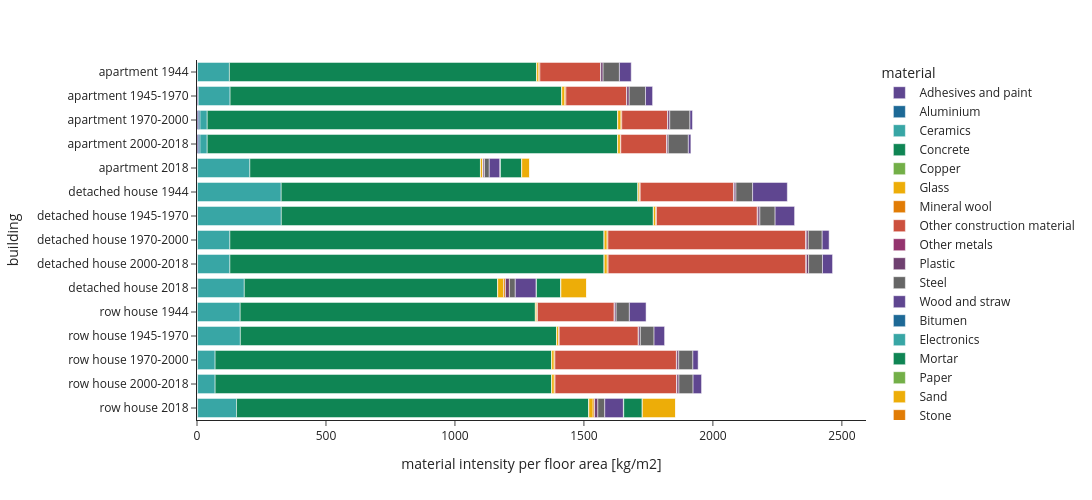

The code cell stored with this chart in its notebook:
### Code cell
m_plot = mi_buildings.copy()
m_plot.index = [str(i) + ' ' + str(j) for i, j in m_plot.index]
m_plot = m_plot.stack().reset_index()
m_plot.columns = ['building', 'material', 'value']
fig = px.bar(m_plot, x='value', y='building', color='material', labels={'value':'material intensity per floor area [kg/m2]'}, template='simple_white', 
             color_discrete_sequence= px.colors.qualitative.Prism) #antique, vivid, prism, T10
fig.update_layout(width=1100, height=500, yaxis = dict(autorange="reversed"))    
fig.write_image('visualisations/mi_buildings'+mi_buildings_source+'.svg')
fig.show()

### Figure 1 — Plotly figure (JSON) as saved in the notebook; plotly's stock layout.template omitted (floating-point values rounded to 4 significant figures)
{"data": [{"alignmentgroup": "True", "hovertemplate": "material=Adhesives and paint<br>material intensity per floor area [kg/m2]=%{x}<br>building=%{y}<extra></extra>", "legendgroup": "Adhesives and paint", "marker": {"color": "rgb(95, 70, 144)", "pattern": {"shape": ""}}, "name": "Adhesives and paint", "offsetgroup": "Adhesives and paint", "orientation": "h", "showlegend": true, "textposition": "auto", "type": "bar", "x": [1.978, 4.593, 4.803, 4.725, 1.165, 1.586, 1.929, 1.919, 2.011, 1.504, 1.374, 1.961, 1.957, 2.053, 1.425], "xaxis": "x", "y": ["apartment 1944", "apartment 1945-1970", "apartment 1970-2000", "apartment 2000-2018", "apartment 2018", "detached house 1944", "detached house 1945-1970", "detached house 1970-2000", "detached house 2000-2018", "detached house 2018", "row house 1944", "row house 1945-1970", "row house 1970-2000", "row house 2000-2018", "row house 2018"], "yaxis": "y"}, {"alignmentgroup": "True", "hovertemplate": "material=Aluminium<br>material intensity per floor area [kg/m2]=%{x}<br>building=%{y}<extra></extra>", "legendgroup": "Aluminium", "marker": {"color": "rgb(29, 105, 150)", "pattern": {"shape": ""}}, "name": "Aluminium", "offsetgroup": "Aluminium", "orientation": "h", "showlegend": true, "textposition": "auto", "type": "bar", "x": [0.1886, 0.192, 6.957, 6.957, 1.399, 0.1506, 0.2474, 0.2233, 0.2233, 1.749, 0.3785, 0.4754, 0.3781, 0.3781, 1.157], "xaxis": "x", "y": ["apartment 1944", "apartment 1945-1970", "apartment 1970-2000", "apartment 2000-2018", "apartment 2018", "detached house 1944", "detached house 1945-1970", "detached house 1970-2000", "detached house 2000-2018", "detached house 2018", "row house 1944", "row house 1945-1970", "row house 1970-2000", "row house 2000-2018", "row house 2018"], "yaxis": "y"}, {"alignmentgroup": "True", "hovertemplate": "material=Ceramics<br>material intensity per floor area [kg/m2]=%{x}<br>building=%{y}<extra></extra>", "legendgroup": "Ceramics", "marker": {"color": "rgb(56, 166, 165)", "pattern": {"shape": ""}}, "name": "Ceramics", "offsetgroup": "Ceramics", "orientation": "h", "showlegend": true, "textposition": "auto", "type": "bar", "x": [123.5, 123.5, 27.9, 27.9, 202.2, 324.7, 324.7, 125.3, 125.3, 180.1, 165.6, 165.6, 67.91, 67.91, 150.5], "xaxis": "x", "y": ["apartment 1944", "apartment 1945-1970", "apartment 1970-2000", "apartment 2000-2018", "apartment 2018", "detached house 1944", "detached house 1945-1970", "detached house 1970-2000", "detached house 2000-2018", "detached house 2018", "row house 1944", "row house 1945-1970", "row house 1970-2000", "row house 2000-2018", "row house 2018"], "yaxis": "y"}, {"alignmentgroup": "True", "hovertemplate": "material=Concrete<br>material intensity per floor area [kg/m2]=%{x}<br>building=%{y}<extra></extra>", "legendgroup": "Concrete", "marker": {"color": "rgb(15, 133, 84)", "pattern": {"shape": ""}}, "name": "Concrete", "offsetgroup": "Concrete", "orientation": "h", "showlegend": true, "textposition": "auto", "type": "bar", "x": [1191.0, 1286.0, 1591.0, 1591.0, 894.1, 1383.0, 1442.0, 1450.0, 1450.0, 982.0, 1144.0, 1226.0, 1304.0, 1304.0, 1365.0], "xaxis": "x", "y": ["apartment 1944", "apartment 1945-1970", "apartment 1970-2000", "apartment 2000-2018", "apartment 2018", "detached house 1944", "detached house 1945-1970", "detached house 1970-2000", "detached house 2000-2018", "detached house 2018", "row house 1944", "row house 1945-1970", "row house 1970-2000", "row house 2000-2018", "row house 2018"], "yaxis": "y"}, {"alignmentgroup": "True", "hovertemplate": "material=Copper<br>material intensity per floor area [kg/m2]=%{x}<br>building=%{y}<extra></extra>", "legendgroup": "Copper", "marker": {"color": "rgb(115, 175, 72)", "pattern": {"shape": ""}}, "name": "Copper", "offsetgroup": "Copper", "orientation": "h", "showlegend": true, "textposition": "auto", "type": "bar", "x": [0.2895, 0.2895, 0.2895, 0.2895, 0.375, 0.8839, 0.8839, 0.8839, 0.8839, 0.4776, 0.3515, 0.3515, 0.3515, 0.3515, 0.5845], "xaxis": "x", "y": ["apartment 1944", "apartment 1945-1970", "apartment 1970-2000", "apartment 2000-2018", "apartment 2018", "detached house 1944", "detached house 1945-1970", "detached house 1970-2000", "detached house 2000-2018", "detached house 2018", "row house 1944", "row house 1945-1970", "row house 1970-2000", "row house 2000-2018", "row house 2018"], "yaxis": "y"}, {"alignmentgroup": "True", "hovertemplate": "material=Glass<br>material intensity per floor area [kg/m2]=%{x}<br>building=%{y}<extra></extra>", "legendgroup": "Glass", "marker": {"color": "rgb(237, 173, 8)", "pattern": {"shape": ""}}, "name": "Glass", "offsetgroup": "Glass", "orientation": "h", "showlegend": true, "textposition": "auto", "type": "bar", "x": [8.051, 11.5, 12.56, 10.33, 8.398, 5.262, 8.211, 11.19, 11.57, 22.85, 5.122, 7.3, 9.519, 9.764, 16.54], "xaxis": "x", "y": ["apartment 1944", "apartment 1945-1970", "apartment 1970-2000", "apartment 2000-2018", "apartment 2018", "detached house 1944", "detached house 1945-1970", "detached house 1970-2000", "detached house 2000-2018", "detached house 2018", "row house 1944", "row house 1945-1970", "row house 1970-2000", "row house 2000-2018", "row house 2018"], "yaxis": "y"}, {"alignmentgroup": "True", "hovertemplate": "material=Mineral wool<br>material intensity per floor area [kg/m2]=%{x}<br>building=%{y}<extra></extra>", "legendgroup": "Mineral wool", "marker": {"color": "rgb(225, 124, 5)", "pattern": {"shape": ""}}, "name": "Mineral wool", "offsetgroup": "Mineral wool", "orientation": "h", "showlegend": true, "textposition": "auto", "type": "bar", "x": [4.28, 4.388, 3.073, 1.746, 1.49, 3.075, 3.181, 3.305, 3.534, 6.968, 2.908, 2.965, 3.046, 3.191, 5.348], "xaxis": "x", "y": ["apartment 1944", "apartment 1945-1970", "apartment 1970-2000", "apartment 2000-2018", "apartment 2018", "detached house 1944", "detached house 1945-1970", "detached house 1970-2000", "detached house 2000-2018", "detached house 2018", "row house 1944", "row house 1945-1970", "row house 1970-2000", "row house 2000-2018", "row house 2018"], "yaxis": "y"}, {"alignmentgroup": "True", "hovertemplate": "material=Other construction material<br>material intensity per floor area [kg/m2]=%{x}<br>building=%{y}<extra></extra>", "legendgroup": "Other construction material", "marker": {"color": "rgb(204, 80, 62)", "pattern": {"shape": ""}}, "name": "Other construction material", "offsetgroup": "Other construction material", "orientation": "h", "showlegend": true, "textposition": "auto", "type": "bar", "x": [235.4, 235.3, 177.7, 177.7, 361.5, 390.8, 766.2, 766.2, 297.2, 306.2, 470.9, 470.9], "xaxis": "x", "y": ["apartment 1944", "apartment 1945-1970", "apartment 1970-2000", "apartment 2000-2018", "detached house 1944", "detached house 1945-1970", "detached house 1970-2000", "detached house 2000-2018", "row house 1944", "row house 1945-1970", "row house 1970-2000", "row house 2000-2018"], "yaxis": "y"}, {"alignmentgroup": "True", "hovertemplate": "material=Other metals<br>material intensity per floor area [kg/m2]=%{x}<br>building=%{y}<extra></extra>", "legendgroup": "Other metals", "marker": {"color": "rgb(148, 52, 110)", "pattern": {"shape": ""}}, "name": "Other metals", "offsetgroup": "Other metals", "orientation": "h", "showlegend": true, "textposition": "auto", "type": "bar", "x": [0.6773, 0.6773, 0.6824, 0.6824, 0.1196, 2.639, 2.661, 2.661, 2.661, 0.1194, 1.47, 1.52, 1.52, 1.52, 0.1169], "xaxis": "x", "y": ["apartment 1944", "apartment 1945-1970", "apartment 1970-2000", "apartment 2000-2018", "apartment 2018", "detached house 1944", "detached house 1945-1970", "detached house 1970-2000", "detached house 2000-2018", "detached house 2018", "row house 1944", "row house 1945-1970", "row house 1970-2000", "row house 2000-2018", "row house 2018"], "yaxis": "y"}, {"alignmentgroup": "True", "hovertemplate": "material=Plastic<br>material intensity per floor area [kg/m2]=%{x}<br>building=%{y}<extra></extra>", "legendgroup": "Plastic", "marker": {"color": "rgb(111, 64, 112)", "pattern": {"shape": ""}}, "name": "Plastic", "offsetgroup": "Plastic", "orientation": "h", "showlegend": true, "textposition": "auto", "type": "bar", "x": [8.987, 9.504, 7.8, 5.326, 5.326, 7.013, 7.491, 7.959, 8.386, 15.36, 6.238, 6.671, 7.547, 7.819, 12.84], "xaxis": "x", "y": ["apartment 1944", "apartment 1945-1970", "apartment 1970-2000", "apartment 2000-2018", "apartment 2018", "detached house 1944", "detached house 1945-1970", "detached house 1970-2000", "detached house 2000-2018", "detached house 2018", "row house 1944", "row house 1945-1970", "row house 1970-2000", "row house 2000-2018", "row house 2018"], "yaxis": "y"}, {"alignmentgroup": "True", "hovertemplate": "material=Steel<br>material intensity per floor area [kg/m2]=%{x}<br>building=%{y}<extra></extra>", "legendgroup": "Steel", "marker": {"color": "rgb(102, 102, 102)", "pattern": {"shape": ""}}, "name": "Steel", "offsetgroup": "Steel", "orientation": "h", "showlegend": true, "textposition": "auto", "type": "bar", "x": [63.25, 63.18, 78.15, 78.13, 18.52, 64.54, 59.08, 53.76, 53.75, 22.76, 51.24, 53.19, 54.83, 54.81, 26.75], "xaxis": "x", "y": ["apartment 1944", "apartment 1945-1970", "apartment 1970-2000", "apartment 2000-2018", "apartment 2018", "detached house 1944", "detached house 1945-1970", "detached house 1970-2000", "detached house 2000-2018", "detached house 2018", "row house 1944", "row house 1945-1970", "row house 1970-2000", "row house 2000-2018", "row house 2018"], "yaxis": "y"}, {"alignmentgroup": "True", "hovertemplate": "material=Wood and straw<br>material intensity per floor area [kg/m2]=%{x}<br>building=%{y}<extra></extra>", "legendgroup": "Wood and straw", "marker": {"color": "rgb(95, 70, 144)", "pattern": {"shape": ""}}, "name": "Wood and straw", "offsetgroup": "Wood and straw", "orientation": "h", "showlegend": true, "textposition": "auto", "type": "bar", "x": [45.81, 27.45, 9.862, 9.862, 41.95, 134.6, 75.48, 26.86, 39.05, 81.54, 64.77, 40.86, 20.3, 32.83, 72.27], "xaxis": "x", "y": ["apartment 1944", "apartment 1945-1970", "apartment 1970-2000", "apartment 2000-2018", "apartment 2018", "detached house 1944", "detached house 1945-1970", "detached house 1970-2000", "detached house 2000-2018", "detached house 2018", "row house 1944", "row house 1945-1970", "row house 1970-2000", "row house 2000-2018", "row house 2018"], "yaxis": "y"}, {"alignmentgroup": "True", "hovertemplate": "material=Bitumen<br>material intensity per floor area [kg/m2]=%{x}<br>building=%{y}<extra></extra>", "legendgroup": "Bitumen", "marker": {"color": "rgb(29, 105, 150)", "pattern": {"shape": ""}}, "name": "Bitumen", "offsetgroup": "Bitumen", "orientation": "h", "showlegend": true, "textposition": "auto", "type": "bar", "x": [0.2522, 0.08358, 0.514], "xaxis": "x", "y": ["apartment 2018", "detached house 2018", "row house 2018"], "yaxis": "y"}, {"alignmentgroup": "True", "hovertemplate": "material=Electronics<br>material intensity per floor area [kg/m2]=%{x}<br>building=%{y}<extra></extra>", "legendgroup": "Electronics", "marker": {"color": "rgb(56, 166, 165)", "pattern": {"shape": ""}}, "name": "Electronics", "offsetgroup": "Electronics", "orientation": "h", "showlegend": true, "textposition": "auto", "type": "bar", "x": [1.288, 0.6269, 0.8986], "xaxis": "x", "y": ["apartment 2018", "detached house 2018", "row house 2018"], "yaxis": "y"}, {"alignmentgroup": "True", "hovertemplate": "material=Mortar<br>material intensity per floor area [kg/m2]=%{x}<br>building=%{y}<extra></extra>", "legendgroup": "Mortar", "marker": {"color": "rgb(15, 133, 84)", "pattern": {"shape": ""}}, "name": "Mortar", "offsetgroup": "Mortar", "orientation": "h", "showlegend": true, "textposition": "auto", "type": "bar", "x": [82.23, 93.39, 71.64], "xaxis": "x", "y": ["apartment 2018", "detached house 2018", "row house 2018"], "yaxis": "y"}, {"alignmentgroup": "True", "hovertemplate": "material=Paper<br>material intensity per floor area [kg/m2]=%{x}<br>building=%{y}<extra></extra>", "legendgroup": "Paper", "marker": {"color": "rgb(115, 175, 72)", "pattern": {"shape": ""}}, "name": "Paper", "offsetgroup": "Paper", "orientation": "h", "showlegend": true, "textposition": "auto", "type": "bar", "x": [0.2717, 1.373, 0.5845], "xaxis": "x", "y": ["apartment 2018", "detached house 2018", "row house 2018"], "yaxis": "y"}, {"alignmentgroup": "True", "hovertemplate": "material=Sand<br>material intensity per floor area [kg/m2]=%{x}<br>building=%{y}<extra></extra>", "legendgroup": "Sand", "marker": {"color": "rgb(237, 173, 8)", "pattern": {"shape": ""}}, "name": "Sand", "offsetgroup": "Sand", "orientation": "h", "showlegend": true, "textposition": "auto", "type": "bar", "x": [30.11, 99.51, 128.7], "xaxis": "x", "y": ["apartment 2018", "detached house 2018", "row house 2018"], "yaxis": "y"}, {"alignmentgroup": "True", "hovertemplate": "material=Stone<br>material intensity per floor area [kg/m2]=%{x}<br>building=%{y}<extra></extra>", "legendgroup": "Stone", "marker": {"color": "rgb(225, 124, 5)", "pattern": {"shape": ""}}, "name": "Stone", "offsetgroup": "Stone", "orientation": "h", "showlegend": true, "textposition": "auto", "type": "bar", "x": [0.5326, 0.04478, 0.09662], "xaxis": "x", "y": ["apartment 2018", "detached house 2018", "row house 2018"], "yaxis": "y"}], "layout": {"barmode": "relative", "height": 500, "legend": {"title": {"text": "material"}, "tracegroupgap": 0}, "margin": {"t": 60}, "width": 1100, "xaxis": {"anchor": "y", "domain": [0, 1], "title": {"text": "material intensity per floor area [kg/m2]"}}, "yaxis": {"anchor": "x", "autorange": "reversed", "domain": [0, 1], "title": {"text": "building"}}}}
